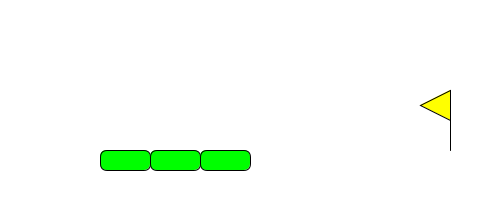
Frame 1 (no input)
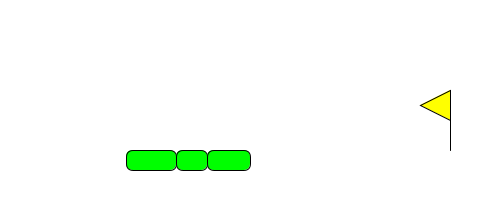
Frame 60 (the mouse pressed at the canvas centre just before this capture)
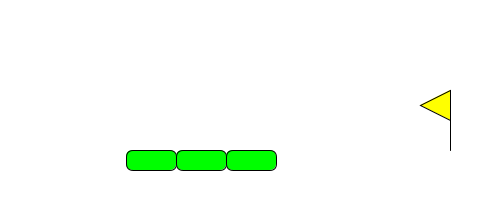
Frame 120 (the mouse held since frame 60 and released just before this capture)

The Processing sketch that drew these frames (run headless with seeded random() and noise(); from frame 60 on, the mouse is pressed at the canvas centre):

// Processing sketch: processing_165439
// ── processing_165439.pde

int d_cero,d_uno,d_dos;
int a_uno,a_dos,a_tres;
int c;
int i=0;
int j=0;
int k=0;
int m=0;
void setup () {
 size (500,200);
d_cero=100;
d_uno=d_cero+50;
d_dos=d_uno+50;
a_uno=a_dos=a_tres=50;
c=a_uno/2;
frameRate(30);
}

void draw() {  
  background(255); 
  banderita(450,150);
  muevase();
 //segmento(d_uno,150,a_dos,20);
 //segmento(d_dos,150,a_tres,20);
 
  /*
  if((i>c)&&(i<=2*c) ){
  
   segmento(d_cero+c,150,a_uno-c+j,20);
 segmento(d_uno+j,150,a_dos-j,20);
 segmento(d_dos,150,a_tres,20); 
   i=i+1;
  j=j+1; 
  
  }
  
  */
  
  
  
}



void banderita(float Xi, float Yi){
line(Xi,Yi,Xi,Yi-60);
fill(255,255,0);
triangle(Xi,Yi-60, Xi-30,Yi-45,Xi,Yi-30);
/*
line(Xi,Yi-60,Xi-30,Yi-45);
line(Xi-30,Yi-45,Xi,Yi-30);
*/
}

void segmento(int X_i,int Y_i, int ancho, int alto){
 fill(0,255,0);
  rect(X_i,Y_i, ancho, alto,7);
  
}



void muevase(){
if( i<=c){
  
 
 segmento(d_cero+i,150,a_uno-i,20);
 segmento(d_uno,150,a_dos,20);
 segmento(d_dos,150,a_tres,20);
 i=i+1;
 
 
 }
  
  
  else if((j<=c)&&(i>c)){
  segmento(d_cero+i,150,a_uno-i+j,20);
 segmento(d_uno+j,150,a_dos-j,20);
 segmento(d_dos,150,a_tres,20);
  j++;
  }
  
 else  if((k<=c)&&(j>c)){
  segmento(d_cero+i,150,a_uno-i+j,20);
 segmento(d_uno+j,150,a_dos-j+k,20);
 segmento(d_dos+k,150,a_tres-k,20);
  k++;
  }
  
 else if   ((m<=c)&&(k>c)){
  segmento(d_cero+i,150,a_uno-i+j,20);
 segmento(d_uno+j,150,a_dos-j+k,20);
 segmento(d_dos+k,150,a_tres-k+m,20);
  m++;
  }
  
  else if (m>c){
  segmento(d_cero+i,150,a_uno-i+j,20);
 segmento(d_uno+j,150,a_dos-j+k,20);
 segmento(d_dos+k,150,a_tres-k+m,20);
  
  }
  
  
  
}
